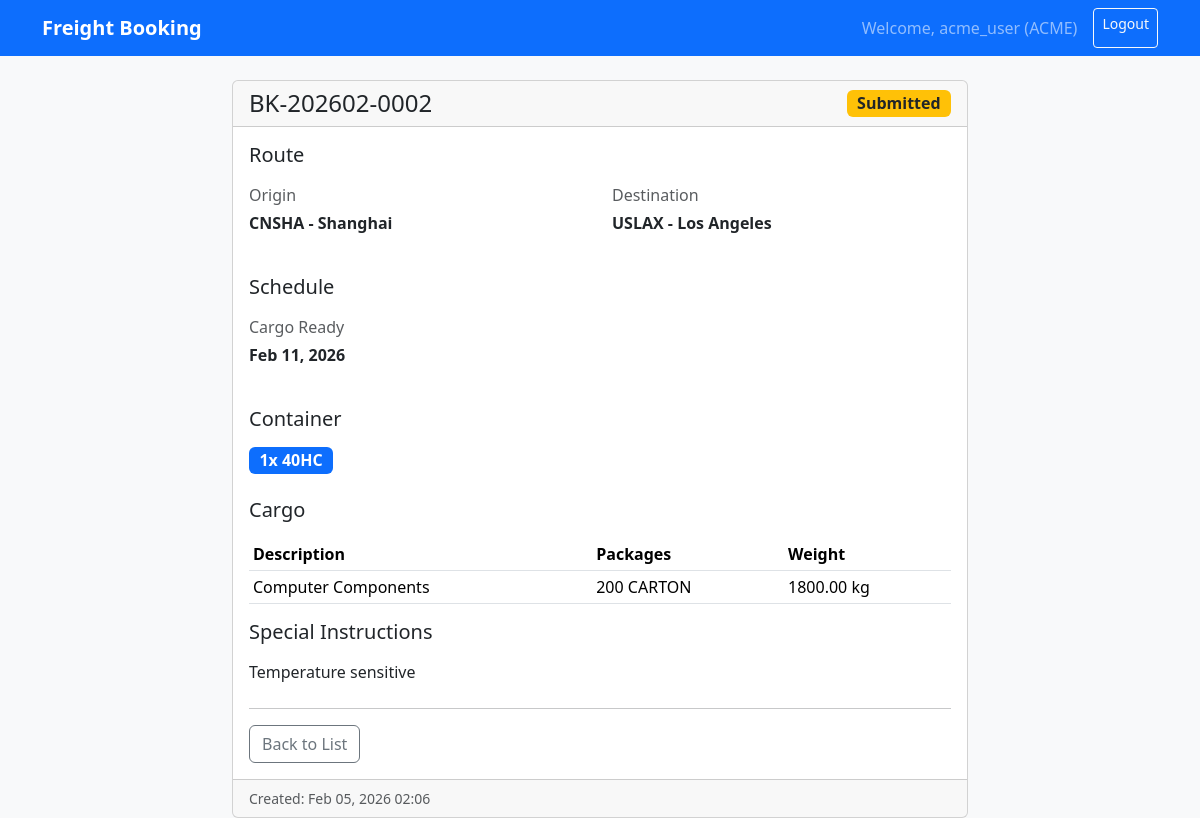
/2/ (signed in), run on the app's committed database.
### bookings/models.py (models this page shows, shortened)
class UserProfile(models.Model):
    ROLE_CHOICES = [
        ('ADMIN', 'Admin'),
        ('USER', 'User'),
    ]
    user = models.OneToOneField(User, on_delete=models.CASCADE, related_name='profile')
    customer = models.ForeignKey(Customer, on_delete=models.CASCADE, null=True, blank=True)
    role = models.CharField(max_length=20, choices=ROLE_CHOICES, default='USER')
    phone = models.CharField(max_length=50, blank=True)

class Customer(models.Model):
    code = models.CharField(max_length=20, unique=True)
    name = models.CharField(max_length=255)
    email = models.EmailField(blank=True)
    phone = models.CharField(max_length=50, blank=True)
    address = models.TextField(blank=True)
    city = models.CharField(max_length=100, blank=True)
    country = models.CharField(max_length=100, blank=True)
    is_active = models.BooleanField(default=True)
    created_at = models.DateTimeField(auto_now_add=True)
    class Meta:
        ordering = ['name']

class Booking(models.Model):
    STATUS_CHOICES = [
        ('DRAFT', 'Draft'),
        ('SUBMITTED', 'Submitted'),
        ('CONFIRMED', 'Confirmed'),
        ('CANCELLED', 'Cancelled'),
    ]
    booking_number = models.CharField(max_length=20, unique=True, editable=False)
    customer = models.ForeignKey(Customer, on_delete=models.PROTECT)
    created_by = models.ForeignKey(User, on_delete=models.PROTECT)
    origin_port = models.ForeignKey(Port, on_delete=models.PROTECT, related_name='origin_bookings')
    destination_port = models.ForeignKey(Port, on_delete=models.PROTECT, related_name='destination_bookings')
    cargo_ready_date = models.DateField()
    container_type = models.ForeignKey(ContainerType, on_delete=models.PROTECT)
    container_count = models.PositiveIntegerField(default=1)
    status = models.CharField(max_length=20, choices=STATUS_CHOICES, default='DRAFT')
    special_instructions = models.TextField(blank=True)
    carrier_name = models.CharField(max_length=100, blank=True)
    vessel_name = models.CharField(max_length=100, blank=True)
    voyage_number = models.CharField(max_length=50, blank=True)
    etd = models.DateField(null=True, blank=True, verbose_name="ETD")
    eta = models.DateField(null=True, blank=True, verbose_name="ETA")
    submitted_at = models.DateTimeField(null=True, blank=True)
    confirmed_at = models.DateTimeField(null=True, blank=True)
    created_at = models.DateTimeField(auto_now_add=True)
    updated_at = models.DateTimeField(auto_now=True)
    class Meta:
        ordering = ['-created_at']

class Port(models.Model):
    code = models.CharField(max_length=10, unique=True)  # UN/LOCODE
    name = models.CharField(max_length=255)
    country = models.CharField(max_length=100)
    is_active = models.BooleanField(default=True)
    class Meta:
        ordering = ['code']

class ContainerType(models.Model):
    code = models.CharField(max_length=10, unique=True)
    name = models.CharField(max_length=50)
    size_ft = models.IntegerField()
    class Meta:
        ordering = ['size_ft', 'code']

class BookingItem(models.Model):
    booking = models.ForeignKey(Booking, on_delete=models.CASCADE, related_name='items')
    description = models.CharField(max_length=500)
    package_type = models.CharField(max_length=50, blank=True)  # PALLET, CARTON, etc.
    quantity = models.PositiveIntegerField()
    weight_kg = models.DecimalField(max_digits=10, decimal_places=2)
    created_at = models.DateTimeField(auto_now_add=True)
    class Meta:
        ordering = ['id']

### bookings/views.py (the view)
# urls.py: path('<int:booking_id>/', views.booking_detail, name='booking_detail'),
@login_required
def booking_detail(request, booking_id):
    booking = get_object_or_404(Booking, id=booking_id)
    if hasattr(request.user, 'profile') and request.user.profile.customer:
        if booking.customer != request.user.profile.customer:
            messages.error(request, 'You do not have permission to view this booking.')
            return redirect('booking_list')
    return render(request, 'bookings/booking_detail.html', {'booking': booking})

### templates/bookings/booking_detail.html (shortened to what this page needs)
{% extends 'base.html' %}
{% block content %}
<div class="row justify-content-center">
    <div class="col-md-8">
        <div class="card">
            <div class="card-header d-flex justify-content-between align-items-center">
                <h4 class="mb-0">{{ booking.booking_number }}</h4>
                <span class="badge
                    {% if booking.status == 'DRAFT' %}bg-secondary
                    {% elif booking.status == 'SUBMITTED' %}bg-warning text-dark
                    {% elif booking.status == 'CONFIRMED' %}bg-success
                    {% else %}bg-danger{% endif %} fs-6">
                    {{ booking.get_status_display }}
                </span>
            </div>
            <div class="card-body">
                <h5 class="mb-3">Route</h5>
                <div class="row mb-4">
                    <div class="col-md-6">
                        <p class="text-muted mb-1">Origin</p>
                        <p class="fw-bold">{{ booking.origin_port.code }} - {{ booking.origin_port.name }}</p>
                    </div>
                    <div class="col-md-6">
                        <p class="text-muted mb-1">Destination</p>
                        <p class="fw-bold">{{ booking.destination_port.code }} - {{ booking.destination_port.name }}</p>
                    </div>
                </div>
                <h5 class="mb-3">Schedule</h5>
                <div class="row mb-4">
                    <div class="col-md-4">
                        <p class="text-muted mb-1">Cargo Ready</p>
                        <p class="fw-bold">{{ booking.cargo_ready_date|date:"M d, Y" }}</p>
                    </div>
                </div>
                <h5 class="mb-3">Container</h5>
                <p class="mb-4">
                    <span class="badge bg-primary fs-6">{{ booking.container_count }}x {{ booking.container_type.code }}</span>
                </p>
                <h5 class="mb-3">Cargo</h5>
                <table class="table table-sm">
                    <thead>
                        <tr>
                            <th>Description</th>
                            <th>Packages</th>
                            <th>Weight</th>
                        </tr>
                    </thead>
                    <tbody>
                        {% for item in booking.items.all %}
                        <tr>
                            <td>{{ item.description }}</td>
                            <td>{{ item.quantity }} {{ item.package_type }}</td>
                            <td>{{ item.weight_kg }} kg</td>
                        </tr>
                        {% empty %}
                        <tr>
                            <td colspan="3" class="text-muted">No cargo items</td>
                        </tr>
                        {% endfor %}
                    </tbody>
                </table>
                {% if booking.special_instructions %}
                <h5 class="mb-3">Special Instructions</h5>
                <p class="mb-4">{{ booking.special_instructions }}</p>
                {% endif %}
                <hr>
                <div class="d-flex gap-2">
                    <a href="{% url 'booking_list' %}" class="btn btn-outline-secondary">Back to List</a>
                </div>
            </div>
            <div class="card-footer text-muted small">
                Created: {{ booking.created_at|date:"M d, Y H:i" }}
            </div>
        </div>
    </div>
</div>
{% endblock %}

### templates/base.html (shortened to what this page needs)
<!DOCTYPE html>
<html lang="en">
<head>
    <link href="https://cdn.jsdelivr.net/npm/bootstrap@5.3.2/dist/css/bootstrap.min.css" rel="stylesheet">
</head>
<body class="bg-light">
    <nav class="navbar navbar-expand-lg navbar-dark bg-primary mb-4">
        <div class="container">
            <a class="navbar-brand" href="/">Freight Booking</a>
            {% if user.is_authenticated %}
            <div class="navbar-nav ms-auto">
                <span class="navbar-text me-3">
                    Welcome, {{ user.username }}
                    {% if user.profile.customer %}({{ user.profile.customer.code }}){% endif %}
                </span>
                <a class="btn btn-outline-light btn-sm" href="{% url 'logout' %}">Logout</a>
            </div>
            {% endif %}
        </div>
    </nav>
    <div class="container">
        {% block content %}{% endblock %}
    </div>
</body>
</html>

### templates/base.html (style rules this page uses)
.navbar-brand { font-weight: bold; }

### data on the page
Booking: booking_number "BK-202602-0002", status "Submitted", origin_port.code "CNSHA", origin_port.name "Shanghai", destination_port.code "USLAX", destination_port.name "Los Angeles", cargo_ready_date "Feb 11, 2026", container_count "1", container_type.code "40HC", special_instructions "Temperature sensitive", created_at "Feb 05, 2026 02:06"
BookingItem: description "Computer Components", quantity "200", package_type "CARTON", weight_kg "1800.00"

### other printed values
{{ user.username }} "acme_user"
{{ user.profile.customer.code }} "ACME"
